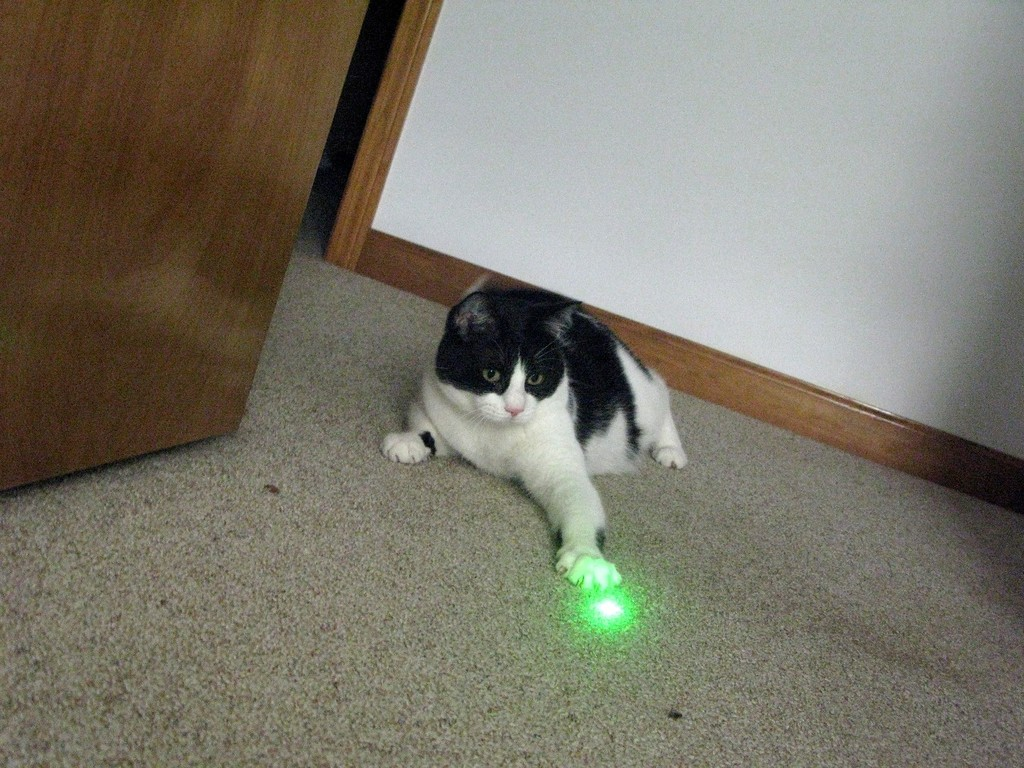
#> input picture images/0a3c831ea7781a6d.jpg, 1024 x 768 px; its folder holds 4 pictures in this run; the run also reads 2 pictures not shown here
$ python Generate_2D_Scene_And_Annotation.py
#> lines starting #> are read from the running program, lines starting #| are printed output that depends on the picture; after the words box and inside, x2 and y2 are one past the last pixel; in counts of white or black regions, pixels touching at a corner belong together; pictures that were not available may be replaced by others from this repository, and a replacement may not be noted
### UV_Map_Extractore.py
import os
import cv2
import shutil
import numpy as np
from scipy.stats import ks_2samp, mannwhitneyu
import scipy
from sklearn.metrics.pairwise import cosine_similarity
import json
#########################################################################################################################33

# Generate segmentation map from natural image in an unsupervised

####################################################################################################################3

def probability_map_to_one_hot(prob_map):
    """
    Convert a probability map to a one-hot encoded map.

    Parameters:
    - prob_map: A numpy array of shape [c, h, w] containing probability values.

    Returns:
    - A numpy array of the same shape, where for each location (x, y),
      the class with the highest probability is marked as 1, and all others as 0.
    """
    # Find the index of the maximum probability class for each pixel
    max_prob_class_indices = np.argmax(prob_map, axis=0)

    # Create a one-hot encoded map
    one_hot_map = np.zeros_like(prob_map)
    c, h, w = prob_map.shape
    for x in range(h):
        for y in range(w):
            one_hot_map[max_prob_class_indices[x, y], x, y] = 1
    one_hot_map[prob_map<0.1]=0

    return one_hot_map
#

###########################################################################################################3

# Turn probability map to RGB for visualization

#############################################################################################################
def probability_map_to_rgb(prob_map,display=False):
    # Define a simple color palette for up to 20 classes, using RGB tuples.
    # Extend or modify this palette as needed for more classes or different colors.
    color_palette = np.array([
        (255, 0, 0),    # Red
        (0, 255, 0),    # Green
        (0, 0, 255),    # Blue
        (255, 255, 0),  # Yellow
        (255, 0, 255),  # Magenta
        (0, 255, 255),  # Cyan
        (192, 192, 192),# Silver
        (128, 0, 0),    # Maroon
        (128, 128, 0),  # Olive
        (0, 128, 0),    # Dark Green
        (128, 0, 128),  # Purple
        (0, 128, 128),  # Teal
        (0, 0, 128),    # Navy
        (139, 69, 19),  # SaddleBrown
        (75, 0, 130),   # Indigo
        (255, 165, 0),  # Orange
        (255, 20, 147), # DeepPink
        (0, 100, 0),    # DarkGreen
        (0, 191, 255),  # DeepSkyBlue
        (210, 105, 30), # Chocolate
    ], dtype=np.float32)

    # Ensure the color palette has enough colors for the number of classes
    num_classes = prob_map.shape[0]
    if num_classes > color_palette.shape[0]:
        raise ValueError("Number of classes exceeds the size of the predefined color palette.")

    # Normalize the color palette to [0, 1] for averaging
    color_palette /= 255.0

    # Calculate the weighted average color for each pixel
    # Reshape prob_map from [c, h, w] to [h, w, c] for broadcasting with color_palette [c, 3]
    prob_map_transposed = np.transpose(prob_map, (1, 2, 0))
    # Multiply the probabilities by the color palette and sum along the classes axis to get the average color
    rgb_image = np.tensordot(prob_map_transposed, color_palette[:num_classes], axes=([2], [0]))

    # Ensure the resulting RGB values are within the [0, 1] range
    rgb_image = np.clip(rgb_image, 0, 1)
    if display:
        cv2.imshow("",rgb_image)
        cv2.waitKey()
    return (rgb_image*255).astype(np.uint8)
##################################################################################################

# Create artificial shadows by darkening some regions (extracted from natural image)

####################################################################################################
def add_shadows(texture,image_list,display=False):
    sy = texture.shape[0]
    sx = texture.shape[1]
    while (True):
        ind = np.random.randint(len(image_list))
        im = cv2.imread(image_list[ind])
        if (im.shape[1] > sx and im.shape[0] > sy) or np.random.rand() < 0.04: break
# --------if the loaded image is smaller then the target image resize
    r = np.min([im.shape[1] / sx, im.shape[0] / sy])
    if r <= 1:
        im = cv2.resize(im, (int(im.shape[1] / r) + 2, int(im.shape[0] / r) + 2))
 # -------Resize--------------------------------------------
    if np.random.rand() < 0.3:
        r = 1 + np.random.rand() * (np.min([im.shape[1] / sx, im.shape[0] / sy]) - 1)
        im = cv2.resize(im, [int(im.shape[1] / r), int(im.shape[0] / r)])

        # cv2.imshow("resize"+str(im.shape),im);cv2.waitKey()
# --------crop---------------------------------------------------

    x0 = np.random.randint(im.shape[1] - sx + 1)
    y0 = np.random.randint(im.shape[0] - sy + 1)
    im = im[y0:y0 + sy, x0:x0 + sx]

    # cv2.imshow("croped"+str(im.shape), im);cv2.waitKey()
    if len(im.shape) < 3:
        im = cv2.cvtColor(im, cv2.COLOR_GRAY2RGB)
    if np.random.rand() < 0.4:
        im = cv2.cvtColor(im, cv2.COLOR_BGR2HSV)
    map=im[:,:,np.random.randint(3)].astype(np.float32)


    #norm_img = img / 255.0 # Normalize the image to the range 0-1

    shadows = (map / map.max())
    if display: cv2.imshow("shadows",(shadows*255).astype(np.uint8));cv2.waitKey()
    kernel_size= 3+ np.random.randint(1,10)*2
    shadows = cv2.GaussianBlur(shadows,(kernel_size,kernel_size),0)
    if display: cv2.imshow("shadows blur",(shadows*255).astype(np.uint8));cv2.waitKey()
    if np.random.rand()<0.5:
         r =  1
    else:
         r=np.random.rand()
    texture=texture.astype(np.float32)
    texture = texture*(1-r)+texture*r*shadows[:,:,np.newaxis]
    if display: cv2.imshow("shadows img", texture.astype(np.uint8));cv2.waitKey()
    return texture

######################################################################################################

# Turn image into binary segmentation map, by picking image property and thresholding it (both random picked)

######################################################################################################
def get_uv_binary_map(img,max_occupancy=1,hard_seg=False):
    # pick random image property
    if np.random.rand() < 0.3:
        img = cv2.cvtColor(img, cv2.COLOR_BGR2HSV)


    map=img[:,:,np.random.randint(3)].astype(np.float32)

    # normalize map value
    #norm_img = img / 255.0 # Normalize the image to the range 0-1
    if np.random.rand()<0.5:
        map = (map / map.max())
    else:
        map = (map / 255)
    # Pick high threshold
    itr = 0
    while(True):
        high_thresh = np.random.rand()
        upper=map>high_thresh
      ##  if np.random.rand()<0.01: continue
        itr+=1
        if itr>20: return np.zeros_like(map)
        upmn = upper.mean()
        if upmn > max_occupancy: continue
        upmn = np.min([upmn,1-upmn])
        upsm = np.min([1-upper.sum(),upper.sum()])
        #if t>0.9: continue
        #if mn>0.5 and np.random.rand()>(1-mn)/2: continue
       # cv2.imshow("upper", upper.astype(np.uint8) * 255);cv2.waitKey()
        if upmn>0.01 or upsm>2000: break


    # Pick low threshold
    while (True):
            itr += 1
            if itr > 30: return np.zeros_like(map)
            low_thresh = np.random.rand()*high_thresh
            if np.random.rand()<0.5 or hard_seg:
                low_thresh=high_thresh


            lower = map < low_thresh

         #   cv2.imshow("lower", lower.astype(np.uint8) * 255);cv2.waitKey()
            mid = (1 - lower) * (1 - upper) > 0
            if np.random.rand() < 0.01: continue

            lmn = lower.mean()
            lmn = np.min([lmn, 1 - lmn])
            lsm = np.min([1 - lower.sum(), lower.sum()])
            if lsm==0: continue
            if  ((mid.sum()/lsm)>0.33 or (mid.sum()/upsm)>0.33) and np.random.rand()>0.1: continue
            if lmn > 0.01 or lsm > 2000 or np.random.rand() > 0.1: break

           # #
           #  if t > 0.01 or upper.sum() > 1000 or np.random.rand() > 0.1: break
    # apply threshold to selected map
    output = np.zeros_like(lower,dtype=np.float32)
    output[mid] =  (map[mid] - low_thresh) / (high_thresh - low_thresh+0.0000001)
    output[upper] = 1
    output[lower] = 0
    # cv2.imshow("final", output.astype(np.uint8) * 255);
    # cv2.waitKey()


    return  output


#######################################################################################################################

# Use multiple natural image to generate segmentation map with natural shapes

#####################################################################################################################
def get_uv_map(sx ,sy ,image_list , num_mat,hard_seg,max_occupancy):
#> called with sx = 959, sy = 592, num_mat = 4, hard_seg = False, max_occupancy = 0.304
    uv_list = []
    for i in range(num_mat):
        while(True):
            #--------Load Image---------------------------------------------
            while(True):
                ind = np.random.randint(len(image_list))
                im = cv2.imread(image_list[ind])
#> im is the input picture: shape (768, 1024, 3); mean B, G, R 107.3, 120.2, 123.8
                if (im.shape[1]>sx and  im.shape[0]>sy) or np.random.rand()<0.05: break
            #--------if the loaded image is smaller then the target image resize
            r=np.min([im.shape[1]/sx,im.shape[0]/sy])
            if r<=1:
                im = cv2.resize(im,(int(im.shape[1]/r)+2,int(im.shape[0]/r)+2))

            #-------Resize--------------------------------------------
            if np.random.rand()<0.3:
                r=1+np.random.rand()*(np.min([im.shape[1]/sx,im.shape[0]/sy])-1)
                im = cv2.resize(im, [int(im.shape[1]/r), int(im.shape[0]/r)])

            #cv2.imshow("resize"+str(im.shape),im);cv2.waitKey()
            #--------crop---------------------------------------------------

            x0 = np.random.randint(im.shape[1]-sx+1)
            y0 = np.random.randint(im.shape[0]-sy+1)
            im=im[y0:y0+sy,x0:x0+sx]
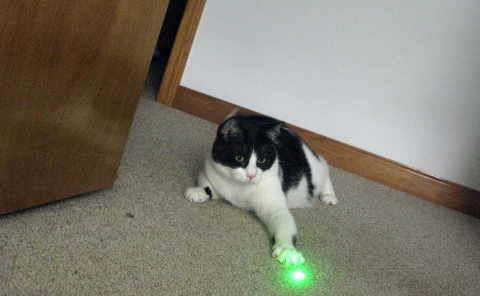
#> im: shape (592, 959, 3) (shown at 1/2 size); mean B, G, R 109, 121.5, 125.3

            #cv2.imshow("croped"+str(im.shape), im);cv2.waitKey()
            if len(im.shape)<3:
                im = cv2.cvtColor(im, cv2.COLOR_GRAY2RGB)
            uv_map=get_uv_binary_map(im,max_occupancy=max_occupancy,hard_seg=hard_seg)
#> in get_uv_binary_map, `map=img[:,:,np.random.randint(3)].astype(np.float32)`:
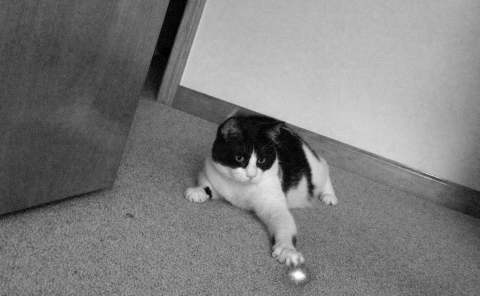
#> map: shape (592, 959) float32 (shown at 1/2 size); min 0, max 255, mean 125.3
#> the loop in get_uv_binary_map, `while(True):` made 6 passes
#> (upmn, upsm) on passes 1, 5, 6: (0.000271, -153), (0.00482, -2733), (0.0489, -27743)
#> pass 1, in get_uv_binary_map, `upper=map>high_thresh`:
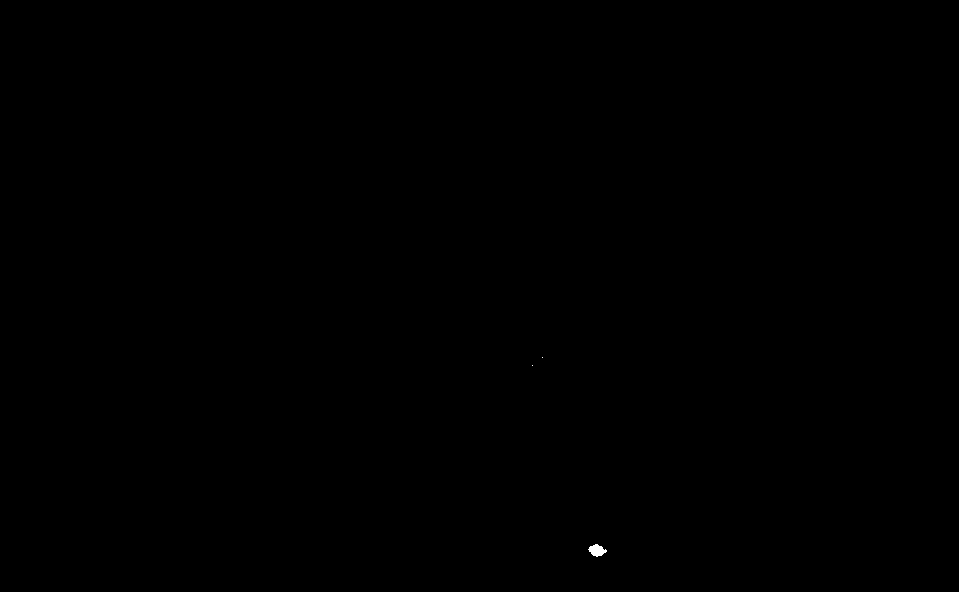
#> upper: shape (592, 959) bool; 0.03% white; 3 white regions (2 under 20 px), largest, box (x1, y1, x2, y2) and area: (588, 544, 607, 557) 152
#> pass 2, in get_uv_binary_map, `upper=map>high_thresh`:
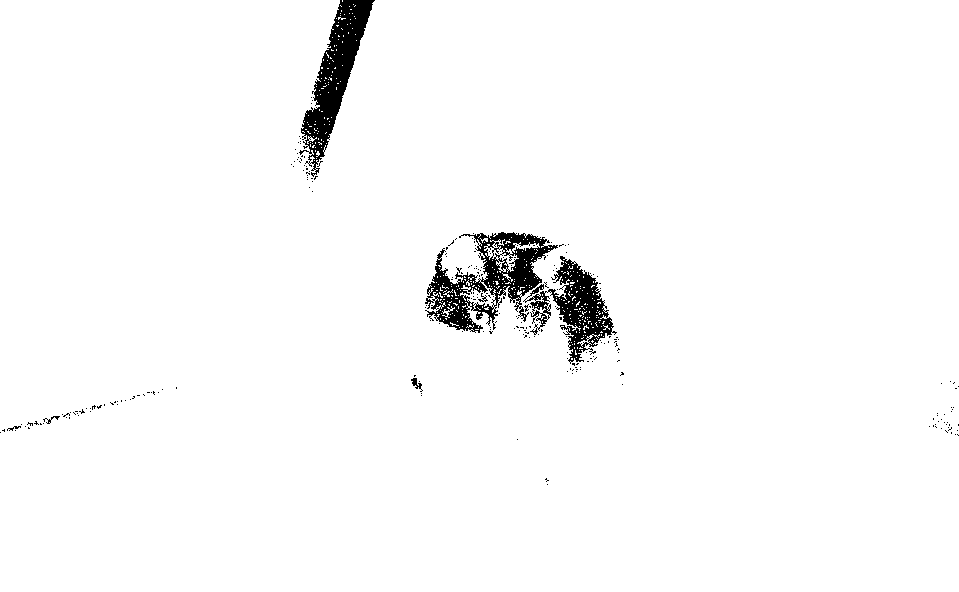
#> upper: shape (592, 959) bool; 97.6% white; 251 black regions (244 under 20 px), largest, box (x1, y1, x2, y2) and area: (425, 232, 558, 333) 5049, (299, 0, 375, 177) 4521, (523, 256, 617, 364) 3464
#> pass 3, in get_uv_binary_map, `upper=map>high_thresh`:
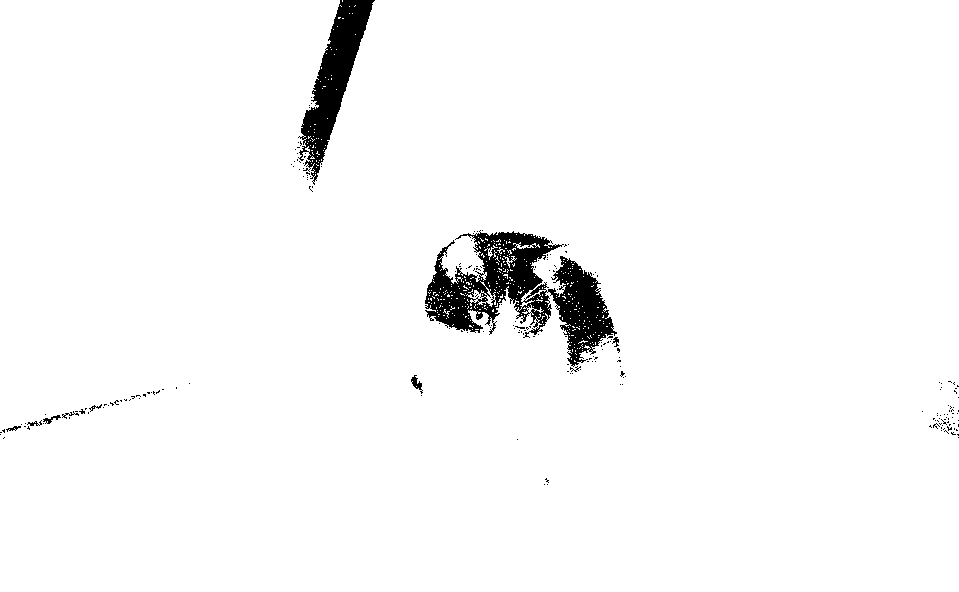
#> upper: shape (592, 959) bool; 97.1% white; 216 black regions (206 under 20 px), largest, box (x1, y1, x2, y2) and area: (425, 230, 617, 367) 10456, (298, 0, 375, 185) 4949, (411, 375, 423, 394) 91
#> after the loop in get_uv_binary_map, `while(True):`: itr = 6
#> the loop in get_uv_binary_map, `while (True):` made 1 pass
#> (itr, lmn, lsm) on pass 1: (7, 0.255, -422925)
#> pass 1, in get_uv_binary_map, `lower = map < low_thresh`:
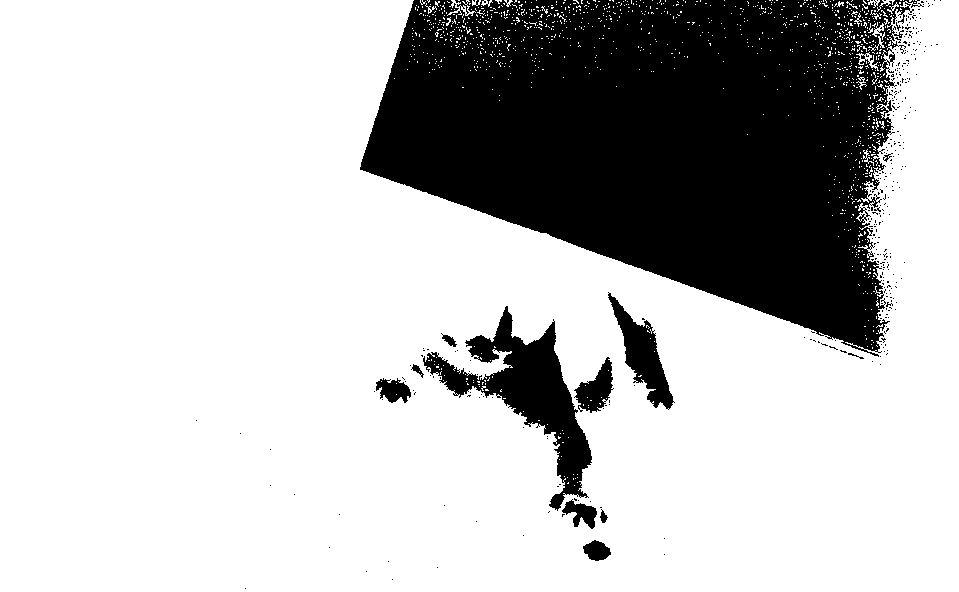
#> lower: shape (592, 959) bool; 74.5% white; 351 black regions (339 under 20 px), largest, box (x1, y1, x2, y2) and area: (360, 0, 924, 357) 128743, (423, 306, 592, 511) 9734, (608, 292, 675, 410) 2695
#> after the loop in get_uv_binary_map, `while (True):`: itr = 7
#> (the rest of the program and of its run is left out)
